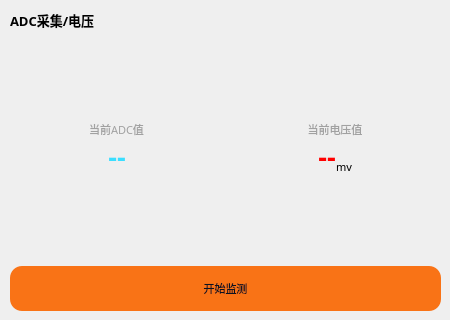
            <widget class="QWidget" name="widget_adc" native="true">
             <property name="minimumSize">
              <size>
               <width>450</width>
               <height>320</height>
              </size>
             </property>
             <property name="maximumSize">
              <size>
               <width>450</width>
               <height>320</height>
              </size>
             </property>
             <property name="styleSheet">
              <string notr="true">#widget_adc
{
    background-color: #0f172a;
    border: 1px solid #1f2937;
    border-radius: 18px;
}
</string>
             </property>
             <widget class="QWidget" name="layoutWidget_8">
              <property name="geometry">
               <rect>
                <x>10</x>
                <y>10</y>
                <width>431</width>
                <height>301</height>
               </rect>
              </property>
              <layout class="QVBoxLayout" name="verticalLayout_adc">
               <item>
                <widget class="QLabel" name="label_text_sensor_adc">
                 <property name="font">
                  <font>
                   <family>Noto Sans S Chinese Black</family>
                   <pointsize>10</pointsize>
                   <weight>75</weight>
                   <bold>true</bold>
                  </font>
                 </property>
                 <property name="text">
                  <string>ADC采集/电压</string>
                 </property>
                </widget>
               </item>
               <item>
                <spacer name="v_spacer_adc_1">
                 <property name="orientation">
                  <enum>Qt::Vertical</enum>
                 </property>
                 <property name="sizeHint" stdset="0">
                  <size>
                   <width>20</width>
                   <height>40</height>
                  </size>
                 </property>
                </spacer>
               </item>
               <item>
                <layout class="QHBoxLayout" name="h_layout_adc">
                 <item>
                  <layout class="QVBoxLayout" name="v_layout_adc">
                   <property name="spacing">
                    <number>0</number>
                   </property>
                   <item>
                    <widget class="QLabel" name="label_text_sensor_data_adc_title">
                     <property name="font">
                      <font>
                       <family>Noto Sans S Chinese</family>
                       <pointsize>8</pointsize>
                      </font>
                     </property>
                     <property name="styleSheet">
                      <string notr="true">color: rgb(161, 161, 161);</string>
                     </property>
                     <property name="text">
                      <string>当前ADC值</string>
                     </property>
                     <property name="alignment">
                      <set>Qt::AlignHCenter|Qt::AlignTop</set>
                     </property>
                    </widget>
                   </item>
                   <item>
                    <layout class="QHBoxLayout" name="h_layout_adc_data">
                     <property name="spacing">
                      <number>0</number>
                     </property>
                     <item>
                      <spacer name="h_spacer_adc_data_1">
                       <property name="orientation">
                        <enum>Qt::Horizontal</enum>
                       </property>
                       <property name="sizeHint" stdset="0">
                        <size>
                         <width>40</width>
                         <height>20</height>
                        </size>
                       </property>
                      </spacer>
                     </item>
                     <item>
                      <widget class="QLabel" name="label_text_sensor_data_adc">
                       <property name="font">
                        <font>
                         <family>Noto Sans S Chinese Black</family>
                         <pointsize>20</pointsize>
                         <weight>75</weight>
                         <bold>true</bold>
                        </font>
                       </property>
                       <property name="styleSheet">
                        <string notr="true">color: rgb(59, 222, 255);</string>
                       </property>
                       <property name="text">
                        <string>--</string>
                       </property>
                       <property name="alignment">
                        <set>Qt::AlignBottom|Qt::AlignHCenter</set>
                       </property>
                      </widget>
                     </item>
                     <item>
                      <spacer name="h_spacer_adc_data_2">
                       <property name="orientation">
                        <enum>Qt::Horizontal</enum>
                       </property>
                       <property name="sizeHint" stdset="0">
                        <size>
                         <width>40</width>
                         <height>20</height>
                        </size>
                       </property>
                      </spacer>
                     </item>
                    </layout>
                   </item>
                  </layout>
                 </item>
                 <item>
                  <layout class="QVBoxLayout" name="v_layout_voltage">
                   <property name="spacing">
                    <number>0</number>
                   </property>
                   <item>
                    <widget class="QLabel" name="label_text_sensor_data_voltage_title">
                     <property name="font">
                      <font>
                       <family>Noto Sans S Chinese</family>
                       <pointsize>8</pointsize>
                      </font>
                     </property>
                     <property name="styleSheet">
                      <string notr="true">color: rgb(161, 161, 161);</string>
                     </property>
                     <property name="text">
                      <string>当前电压值</string>
                     </property>
                     <property name="alignment">
                      <set>Qt::AlignCenter</set>
                     </property>
                     <property name="margin">
                      <number>0</number>
                     </property>
                    </widget>
                   </item>
                   <item>
                    <layout class="QHBoxLayout" name="h_layout_voltage_data">
                     <property name="spacing">
                      <number>0</number>
                     </property>
                     <item>
                      <spacer name="h_spacer_voltage_data_1">
                       <property name="orientation">
                        <enum>Qt::Horizontal</enum>
                       </property>
                       <property name="sizeHint" stdset="0">
                        <size>
                         <width>40</width>
                         <height>20</height>
                        </size>
                       </property>
                      </spacer>
                     </item>
                     <item>
                      <widget class="QLabel" name="label_text_sensor_data_voltage">
                       <property name="font">
                        <font>
                         <family>Noto Sans S Chinese Black</family>
                         <pointsize>20</pointsize>
                         <weight>75</weight>
                         <bold>true</bold>
                        </font>
                       </property>
                       <property name="styleSheet">
                        <string notr="true">color: rgb(255, 0, 0);</string>
                       </property>
                       <property name="text">
                        <string>--</string>
                       </property>
                       <property name="alignment">
                        <set>Qt::AlignBottom|Qt::AlignHCenter</set>
                       </property>
                      </widget>
                     </item>
                     <item>
                      <widget class="QLabel" name="label_text_sensor_data_voltage_unit">
                       <property name="font">
                        <font>
                         <family>Noto Sans S Chinese</family>
                         <pointsize>8</pointsize>
                        </font>
                       </property>
                       <property name="text">
                        <string>mv</string>
                       </property>
                       <property name="alignment">
                        <set>Qt::AlignBottom|Qt::AlignLeading|Qt::AlignLeft</set>
                       </property>
                       <property name="margin">
                        <number>5</number>
                       </property>
                      </widget>
                     </item>
                     <item>
                      <spacer name="h_spacer_voltage_data_2">
                       <property name="orientation">
                        <enum>Qt::Horizontal</enum>
                       </property>
                       <property name="sizeHint" stdset="0">
                        <size>
                         <width>40</width>
                         <height>20</height>
                        </size>
                       </property>
                      </spacer>
                     </item>
                    </layout>
                   </item>
                  </layout>
                 </item>
                </layout>
               </item>
               <item>
                <spacer name="v_spacer_adc_2">
                 <property name="orientation">
                  <enum>Qt::Vertical</enum>
                 </property>
                 <property name="sizeHint" stdset="0">
                  <size>
                   <width>20</width>
                   <height>40</height>
                  </size>
                 </property>
                </spacer>
               </item>
               <item>
                <widget class="QPushButton" name="button_adc">
                 <property name="minimumSize">
                  <size>
                   <width>0</width>
                   <height>45</height>
                  </size>
                 </property>
                 <property name="font">
                  <font>
                   <family>Noto Sans S Chinese Medium</family>
                   <pointsize>8</pointsize>
                  </font>
                 </property>
                 <property name="styleSheet">
                  <string notr="true">QPushButton#button_adc {
    background-color: #f97316;
    color: #0b1220;
    border-radius: 12px;
}

QPushButton#button_adc:hover {
    background-color: #ea580c;
}

QPushButton#button_adc:pressed {
    background-color: #c2410c;
}
</string>
                 </property>
                 <property name="text">
                  <string>开始监测</string>
                 </property>
                </widget>
               </item>
              </layout>
             </widget>
            </widget>
